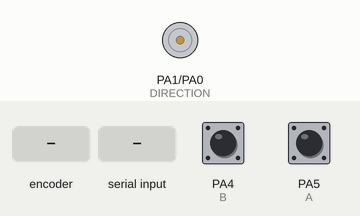
Simulated run of this sketch. Board: STM32 Blue Pill. On the bench: direction and speed pins drawn as motors (green arrow = direction pin HIGH = forward, orange = LOW = backward, longer = more drive). The test bench sets the inputs (shaded band); at power-on: PA4 (B) HIGH, PA5 (A) HIGH.

Above: at 1.2 s.
1.3 s: rotary encoder on PA5 (A) / PA4 (B) turned 1 step (first pin leading)
3.0 s: "90,45\n" received over the second serial link
At 4.5 s:
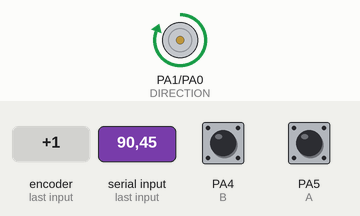
Timing chart, 0 to 6.0 s (numbered marks = the images above; inputs shaded):
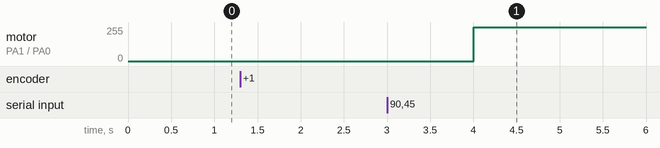

Measured:
- after the input at 3.0 s, motor on PA1 (DIRECTION) / PA0 (PWM): stopped → forward 255/255 after 1.0 s

The sketch:

Task_1.ino
```cpp
#include <ros.h>
#include <std_msgs/Float32.h>

// motor driver pins
#define PWM PA0
#define DIRECTION PA1

// encoder pins
#define B PA4
#define A PA5

#define PPR 540 // pulses per revolution

// function definitions
void ISR_A();
void ISR_B();
void inputRead(const std_msgs::Float32 &speedmsg);
float calculatePID();
int mapPIDtoVolt(float rpm);


// ros variables
const char* topic = "speed"; // topic to subscribe to
ros::NodeHandle nh; //ros handler
ros::Subscriber<std_msgs::Float32> sub(topic, &inputRead); // subscriber for our topic

// encoder variables
volatile double counter = 0; // counter for pulses
double prevCount = 0; // extra variable to check if velocity is 0
float velocity; // variable to hold current motor speed based on encoder readings
long currTime; // current time

float SPspeed; // our set point that we want to reach
float error; // error to be compensated
float prevError=0; // to be used by differential term
float integralTerm; // error to be compensated in integral
float differentialTerm; // error to be compensated in differential
int outputV; // output voltage by PID
float kp; // P constant
float ki; // I constant
float kd; // D constant
long prevTime = 0; // prev time for use by PID

HardwareSerial Serial3(PB11, PB10);

void setup() {
  // setting up ros
//  (nh.getHardware())->setPort(&Serial1); // setting serial port for ros
//  (nh.getHardware())->setBaud(115200); // set baud rate for ros
//  nh.initNode(); // initializing node handler
//  nh.subscribe(sub); // subscribing to topic

  // setting PID constants
  kp = 10;
  ki = 0;
  kd = 0;
  SPspeed = 0;

  // setting pin modes
  pinMode(A, INPUT_PULLUP);
  pinMode(B, INPUT_PULLUP);
  pinMode(PWM, OUTPUT);
  pinMode(DIRECTION, OUTPUT);

  // attaching interrupts
  attachInterrupt(digitalPinToInterrupt(A), ISR_A, CHANGE);
  attachInterrupt(digitalPinToInterrupt(B), ISR_B, CHANGE);

  Serial3.begin(9600);
}

void loop() {
  if(Serial3.available()){
    SPspeed = Serial3.readString().toInt();
  }

  outputV = mapPIDtoVolt(calculatePID()); // calculating PID values and mapping them to volt
  //Serial3.println(outputV);
  Serial3.println(counter);
  if (outputV < 0) { // if value is negative adjust direction
    digitalWrite(DIRECTION, LOW);
  } else {
    digitalWrite(DIRECTION, HIGH);
  }
  outputV = abs(outputV); // get magnitude of voltage

  if (outputV > 65535) // if output is higher than possible reduce it to max
    outputV = 65535;


  analogWrite(PWM, outputV); // set motor speed
  //Serial3.println(counter);
  //Serial3.println(velocity);

  //delay(10);

  // nh.spinOnce();// node handler spin
}


//----------------------------FUNCTIONS---------------------------------

// interrupt function for a
void ISR_A() {
  if (digitalRead(A) != digitalRead(B)) {
    counter++;
  } else {
    counter--;
  }
}

// interrupt function for b
void ISR_B() {
  if (digitalRead(A) == digitalRead(B)) {
    counter++;
  } else {
    counter--;
  }
}


// map PID output (given in rpm) to PWM signal (given in voltage)
int mapPIDtoVolt(float rpm){
  return rpm * 65535 / 350;
}

// parsing message upon receiving from ros topic
void inputRead(const std_msgs::Float32 &speedmsg) {
  SPspeed = speedmsg.data;
}

// calculates PID output value
float calculatePID() {
  currTime = micros(); // getting current time
  float dT = (currTime - prevTime) / 1000000.0; // getting difference in time between last calculation
  prevTime = currTime; // setting new prev time

//  Serial3.print("before");
//  Serial3.println(velocity);
  velocity = 1.0*(counter) / dT; // get counts per second from encoder feedback
  velocity *= 60 / 540.0; // get rpm from counts/sec
  prevCount = counter; // setting new previous count
  counter = 0;
//  Serial3.print("after");
//  Serial3.println(velocity);

  if(SPspeed>350) // if given set point is higher than motor capabilities, reduce down
    SPspeed = 350;

  if(SPspeed<0) // if given set point is negative, set to 0
    SPspeed = 0;

  error = SPspeed - velocity; // calculating error
  integralTerm += error * dT; // getting I term
  differentialTerm = (error - prevError) / dT; // getting D term
  prevError = error; // setting prev error
  return error * kp + integralTerm * ki + differentialTerm * kd; // return error multiplied by constants

}
```
